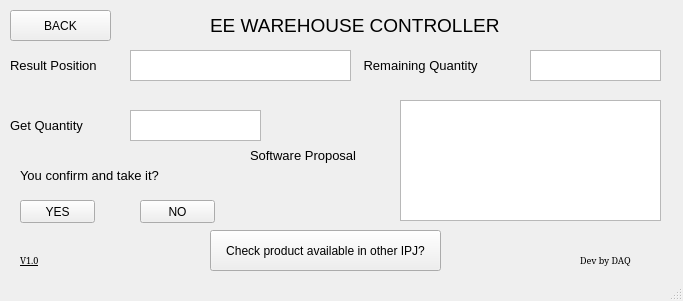
<?xml version="1.0" encoding="UTF-8"?>
<ui version="4.0">
 <class>ConfirmWindow</class>
 <widget class="QMainWindow" name="ConfirmWindow">
  <property name="geometry">
   <rect>
    <x>0</x>
    <y>0</y>
    <width>683</width>
    <height>301</height>
   </rect>
  </property>
  <property name="windowTitle">
   <string>ConfirmWindow</string>
  </property>
  <widget class="QWidget" name="centralwidget">
   <widget class="QLabel" name="label">
    <property name="geometry">
     <rect>
      <x>210</x>
      <y>10</y>
      <width>331</width>
      <height>31</height>
     </rect>
    </property>
    <property name="font">
     <font>
      <pointsize>14</pointsize>
     </font>
    </property>
    <property name="text">
     <string>EE WAREHOUSE CONTROLLER</string>
    </property>
   </widget>
   <widget class="QLabel" name="Result_position">
    <property name="geometry">
     <rect>
      <x>10</x>
      <y>50</y>
      <width>121</width>
      <height>31</height>
     </rect>
    </property>
    <property name="font">
     <font>
      <pointsize>10</pointsize>
     </font>
    </property>
    <property name="text">
     <string>Result Position</string>
    </property>
   </widget>
   <widget class="QPushButton" name="Yes_confirm">
    <property name="geometry">
     <rect>
      <x>20</x>
      <y>200</y>
      <width>75</width>
      <height>23</height>
     </rect>
    </property>
    <property name="text">
     <string>YES</string>
    </property>
   </widget>
   <widget class="QPushButton" name="No_confirm">
    <property name="geometry">
     <rect>
      <x>140</x>
      <y>200</y>
      <width>75</width>
      <height>23</height>
     </rect>
    </property>
    <property name="text">
     <string>NO</string>
    </property>
   </widget>
   <widget class="QLabel" name="label_3">
    <property name="geometry">
     <rect>
      <x>20</x>
      <y>160</y>
      <width>241</width>
      <height>31</height>
     </rect>
    </property>
    <property name="font">
     <font>
      <pointsize>10</pointsize>
     </font>
    </property>
    <property name="text">
     <string>You confirm and take it?</string>
    </property>
   </widget>
   <widget class="QLabel" name="Get_quantity">
    <property name="geometry">
     <rect>
      <x>10</x>
      <y>110</y>
      <width>111</width>
      <height>31</height>
     </rect>
    </property>
    <property name="font">
     <font>
      <pointsize>10</pointsize>
     </font>
    </property>
    <property name="text">
     <string>Get Quantity</string>
    </property>
   </widget>
   <widget class="QLabel" name="Sofware_Proposal">
    <property name="geometry">
     <rect>
      <x>250</x>
      <y>140</y>
      <width>171</width>
      <height>31</height>
     </rect>
    </property>
    <property name="font">
     <font>
      <pointsize>10</pointsize>
     </font>
    </property>
    <property name="text">
     <string>Software Proposal</string>
    </property>
   </widget>
   <widget class="QTextBrowser" name="Position_TextEdit_Result">
    <property name="geometry">
     <rect>
      <x>130</x>
      <y>50</y>
      <width>221</width>
      <height>31</height>
     </rect>
    </property>
   </widget>
   <widget class="QTextBrowser" name="Get_Quantity_Result">
    <property name="geometry">
     <rect>
      <x>130</x>
      <y>110</y>
      <width>131</width>
      <height>31</height>
     </rect>
    </property>
   </widget>
   <widget class="QTextBrowser" name="Database_Proposal_Edit">
    <property name="geometry">
     <rect>
      <x>400</x>
      <y>100</y>
      <width>261</width>
      <height>121</height>
     </rect>
    </property>
   </widget>
   <widget class="QLabel" name="Remain_quantity">
    <property name="geometry">
     <rect>
      <x>360</x>
      <y>50</y>
      <width>161</width>
      <height>31</height>
     </rect>
    </property>
    <property name="font">
     <font>
      <pointsize>10</pointsize>
     </font>
    </property>
    <property name="text">
     <string> Remaining Quantity</string>
    </property>
   </widget>
   <widget class="QTextBrowser" name="Remain_Quantity_result">
    <property name="geometry">
     <rect>
      <x>530</x>
      <y>50</y>
      <width>131</width>
      <height>31</height>
     </rect>
    </property>
   </widget>
   <widget class="QLabel" name="label_14">
    <property name="geometry">
     <rect>
      <x>20</x>
      <y>240</y>
      <width>47</width>
      <height>41</height>
     </rect>
    </property>
    <property name="font">
     <font>
      <family>SimSun</family>
      <pointsize>7</pointsize>
      <underline>true</underline>
     </font>
    </property>
    <property name="text">
     <string>V1.0</string>
    </property>
   </widget>
   <widget class="QLabel" name="label_13">
    <property name="geometry">
     <rect>
      <x>580</x>
      <y>250</y>
      <width>81</width>
      <height>20</height>
     </rect>
    </property>
    <property name="font">
     <font>
      <family>SimSun</family>
      <pointsize>7</pointsize>
     </font>
    </property>
    <property name="text">
     <string>Dev by DAQ</string>
    </property>
   </widget>
   <widget class="QPushButton" name="Back_Button_4">
    <property name="geometry">
     <rect>
      <x>10</x>
      <y>10</y>
      <width>101</width>
      <height>31</height>
     </rect>
    </property>
    <property name="text">
     <string>BACK</string>
    </property>
   </widget>
   <widget class="QPushButton" name="Enter_check_part_available_otherIPJ">
    <property name="geometry">
     <rect>
      <x>210</x>
      <y>230</y>
      <width>231</width>
      <height>41</height>
     </rect>
    </property>
    <property name="text">
     <string>Check product available in other IPJ?</string>
    </property>
   </widget>
  </widget>
  <widget class="QStatusBar" name="statusbar"/>
 </widget>
 <resources/>
 <connections/>
</ui>
